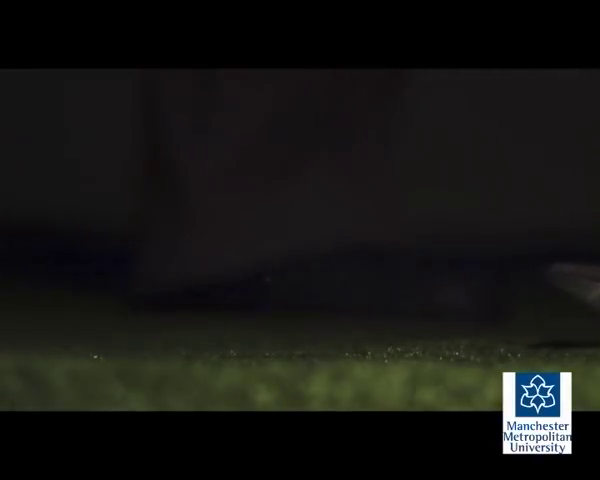
#> input picture frame 179 of side_view_shot_16.mp4, 600 x 480 px
$ python golf_trail.py
#> lines starting #> are read from the running program, lines starting #| are printed output that depends on the picture
import numpy as np
import cv2
from matplotlib import pyplot as plt
import argparse
from scipy.spatial import distance as dist
from scipy.optimize import curve_fit
import math
import csv
video_name='side_view_shot_16.mp4'
font = cv2.FONT_HERSHEY_SIMPLEX
def calc_vel (pt1,pt2,fps,frame_diff):
    distance=dist.euclidean(pt1,pt2)
    velocity =(distance*fps)/frame_diff
    return velocity
def apply_rectangular_mask(img,x1,y1,x2,y2):
    img_=img.copy()
    mask = np.zeros(img_.shape, dtype = "uint8")
    cv2.rectangle(mask,(x1,y1),(x2,y2),(255,255,255),-1)
    return cv2.bitwise_and(img_, mask)
def click_and_crop(event, x, y, flags, param):
	# grab references to the global variables
	global refPt, cropping

	# if the left mouse button was clicked, record the starting
	# (x, y) coordinates and indicate that cropping is being
	# performed
	if event == cv2.EVENT_LBUTTONDOWN:
		refPt = [(x, y)]
		cropping = True

	# check to see if the left mouse button was released
	elif event == cv2.EVENT_LBUTTONUP:
		# record the ending (x, y) coordinates and indicate that
		# the cropping operation is finished
		refPt.append((x, y))
		cropping = False

		# draw a rectangle around the region of interest
		cv2.circle(img, refPt[0],radius, (0, 255, 0), 2)
def save_first_frame_of_video():
    cap = cv2.VideoCapture(video_name)
    while(cap.isOpened()):
      ret, frame = cap.read()
#> frame is the input picture: shape (480, 600, 3); mean B, G, R 20.2, 22.3, 22.3
      if(ret):
        cv2.imwrite('frame1.png',frame)
        break
def apply_circular_mask(img,px_,py_,r,shiftX,shiftY):
    img_=img.copy()
    mask = np.zeros(img_.shape, dtype = "uint8")
    cv2.circle(mask,(px_+shiftX,py_-shiftY),r,(255,255,255),-1)

    return cv2.bitwise_and(img_, mask)


radius=65
refPt = []

y_th=2
x_th=2


save_first_frame_of_video()
img = cv2.imread('frame1.png',1)
frame_h,frame_w,frame_c=img.shape
#> frame_h = 480; frame_w = 600; frame_c = 3
#print('frame h',frame_h,'frame_w',frame_w)

cv2.namedWindow("image")
cv2.setMouseCallback("image", click_and_crop)
while True:
	cv2.imshow("image", img)
	key = cv2.waitKey(1) & 0xFF
#> (key q is pressed here)
	if key == ord("q"):
        #cv2.destroyAllWindows()
		break


gimg=img[:,:,0]
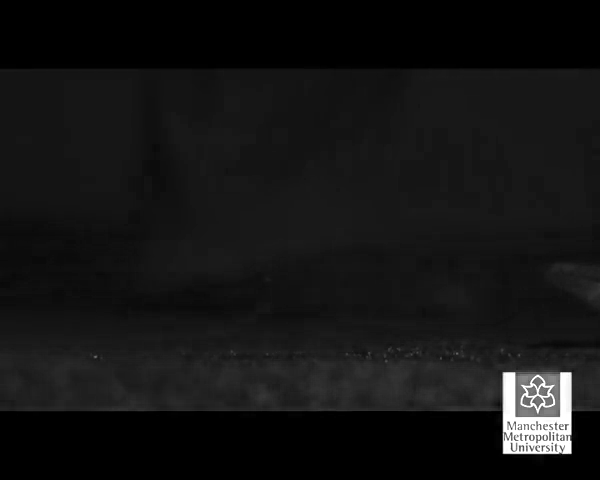
#> gimg: shape (480, 600); min 0, max 255, mean 20.2
cv2.imshow('gimg',gimg)
#> (the run stopped early here; a loop or call above may not have finished)
